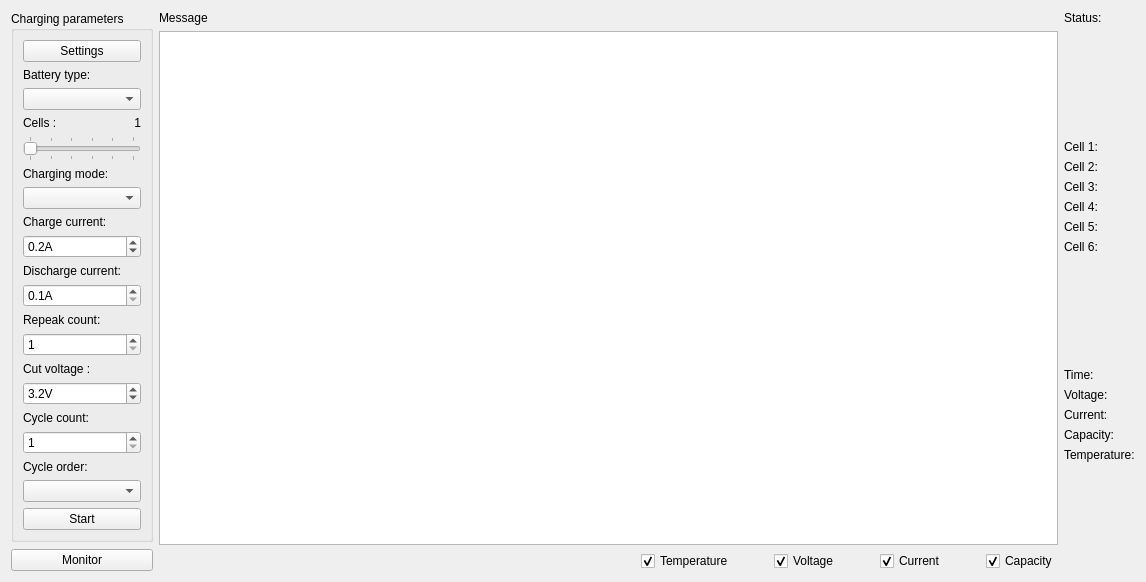
<?xml version="1.0" encoding="UTF-8"?>
<ui version="4.0">
 <class>ChargeSlot</class>
 <widget class="QWidget" name="ChargeSlot">
  <property name="geometry">
   <rect>
    <x>0</x>
    <y>0</y>
    <width>1146</width>
    <height>582</height>
   </rect>
  </property>
  <layout class="QHBoxLayout" name="horizontalLayout_2">
   <item>
    <layout class="QVBoxLayout" name="laySettings">
     <item>
      <widget class="QGroupBox" name="grpChargeParam">
       <property name="title">
        <string>Charging parameters</string>
       </property>
       <layout class="QVBoxLayout" name="verticalLayout_5">
        <item>
         <widget class="QPushButton" name="btnSettings">
          <property name="text">
           <string>Settings</string>
          </property>
         </widget>
        </item>
        <item>
         <spacer name="verticalSpacer">
          <property name="orientation">
           <enum>Qt::Vertical</enum>
          </property>
          <property name="sizeHint" stdset="0">
           <size>
            <width>20</width>
            <height>40</height>
           </size>
          </property>
         </spacer>
        </item>
        <item>
         <widget class="QLabel" name="lblBatType">
          <property name="sizePolicy">
           <sizepolicy hsizetype="Preferred" vsizetype="Maximum">
            <horstretch>0</horstretch>
            <verstretch>0</verstretch>
           </sizepolicy>
          </property>
          <property name="text">
           <string>Battery type:</string>
          </property>
          <property name="alignment">
           <set>Qt::AlignLeading|Qt::AlignLeft|Qt::AlignVCenter</set>
          </property>
         </widget>
        </item>
        <item>
         <widget class="QComboBox" name="lstBatteryType"/>
        </item>
        <item>
         <layout class="QHBoxLayout" name="lauNbCells">
          <item>
           <widget class="QLabel" name="lblCells">
            <property name="text">
             <string>Cells :</string>
            </property>
           </widget>
          </item>
          <item>
           <widget class="QLabel" name="lblNCells">
            <property name="text">
             <string>1</string>
            </property>
            <property name="alignment">
             <set>Qt::AlignRight|Qt::AlignTrailing|Qt::AlignVCenter</set>
            </property>
           </widget>
          </item>
         </layout>
        </item>
        <item>
         <widget class="QSlider" name="sldCells">
          <property name="sizePolicy">
           <sizepolicy hsizetype="Minimum" vsizetype="Minimum">
            <horstretch>0</horstretch>
            <verstretch>0</verstretch>
           </sizepolicy>
          </property>
          <property name="minimum">
           <number>1</number>
          </property>
          <property name="maximum">
           <number>6</number>
          </property>
          <property name="pageStep">
           <number>10</number>
          </property>
          <property name="orientation">
           <enum>Qt::Horizontal</enum>
          </property>
          <property name="tickPosition">
           <enum>QSlider::TicksBothSides</enum>
          </property>
          <property name="tickInterval">
           <number>1</number>
          </property>
         </widget>
        </item>
        <item>
         <widget class="QLabel" name="lblChargeMode">
          <property name="text">
           <string>Charging mode:</string>
          </property>
         </widget>
        </item>
        <item>
         <widget class="QComboBox" name="lstChargingMode"/>
        </item>
        <item>
         <widget class="QLabel" name="lblChargeCurrent">
          <property name="text">
           <string>Charge current:</string>
          </property>
         </widget>
        </item>
        <item>
         <widget class="QDoubleSpinBox" name="spnChargeCurrent">
          <property name="suffix">
           <string>A</string>
          </property>
          <property name="decimals">
           <number>1</number>
          </property>
          <property name="minimum">
           <double>0.100000000000000</double>
          </property>
          <property name="maximum">
           <double>10.000000000000000</double>
          </property>
          <property name="singleStep">
           <double>0.100000000000000</double>
          </property>
          <property name="value">
           <double>0.200000000000000</double>
          </property>
         </widget>
        </item>
        <item>
         <widget class="QLabel" name="lblDischargeCurrent">
          <property name="text">
           <string>Discharge current:</string>
          </property>
         </widget>
        </item>
        <item>
         <widget class="QDoubleSpinBox" name="spnDischargeCurrent">
          <property name="suffix">
           <string>A</string>
          </property>
          <property name="decimals">
           <number>1</number>
          </property>
          <property name="minimum">
           <double>0.100000000000000</double>
          </property>
          <property name="maximum">
           <double>2.000000000000000</double>
          </property>
          <property name="singleStep">
           <double>0.100000000000000</double>
          </property>
         </widget>
        </item>
        <item>
         <widget class="QLabel" name="lblRepeakCount">
          <property name="text">
           <string>Repeak count:</string>
          </property>
         </widget>
        </item>
        <item>
         <widget class="QSpinBox" name="spnRepeakCount">
          <property name="minimum">
           <number>1</number>
          </property>
          <property name="maximum">
           <number>3</number>
          </property>
         </widget>
        </item>
        <item>
         <widget class="QLabel" name="lblCutVoltage">
          <property name="text">
           <string>Cut voltage :</string>
          </property>
         </widget>
        </item>
        <item>
         <widget class="QDoubleSpinBox" name="spnCutVoltage">
          <property name="suffix">
           <string>V</string>
          </property>
          <property name="decimals">
           <number>1</number>
          </property>
          <property name="minimum">
           <double>0.100000000000000</double>
          </property>
          <property name="maximum">
           <double>25.199999999999999</double>
          </property>
          <property name="singleStep">
           <double>0.100000000000000</double>
          </property>
          <property name="value">
           <double>3.200000000000000</double>
          </property>
         </widget>
        </item>
        <item>
         <widget class="QLabel" name="lblNbCycle">
          <property name="text">
           <string>Cycle count:</string>
          </property>
         </widget>
        </item>
        <item>
         <widget class="QSpinBox" name="spnCycleCount">
          <property name="minimum">
           <number>1</number>
          </property>
          <property name="maximum">
           <number>5</number>
          </property>
         </widget>
        </item>
        <item>
         <widget class="QLabel" name="lblCycleOrder">
          <property name="text">
           <string>Cycle order:</string>
          </property>
         </widget>
        </item>
        <item>
         <widget class="QComboBox" name="lstCycleOrder"/>
        </item>
        <item>
         <widget class="QPushButton" name="btnStart">
          <property name="text">
           <string>Start</string>
          </property>
         </widget>
        </item>
       </layout>
      </widget>
     </item>
     <item>
      <spacer name="verticalSpacer_5">
       <property name="orientation">
        <enum>Qt::Vertical</enum>
       </property>
       <property name="sizeHint" stdset="0">
        <size>
         <width>20</width>
         <height>40</height>
        </size>
       </property>
      </spacer>
     </item>
     <item>
      <widget class="QPushButton" name="btnSurveiller">
       <property name="text">
        <string>Monitor</string>
       </property>
      </widget>
     </item>
    </layout>
   </item>
   <item>
    <layout class="QVBoxLayout" name="layGraph">
     <item>
      <widget class="QLabel" name="lblMessage">
       <property name="text">
        <string>Message</string>
       </property>
      </widget>
     </item>
     <item>
      <widget class="QChartView" name="chartView1"/>
     </item>
     <item>
      <layout class="QHBoxLayout" name="horizontalLayout">
       <property name="spacing">
        <number>40</number>
       </property>
       <item>
        <spacer name="horizontalSpacer">
         <property name="orientation">
          <enum>Qt::Horizontal</enum>
         </property>
         <property name="sizeHint" stdset="0">
          <size>
           <width>40</width>
           <height>20</height>
          </size>
         </property>
        </spacer>
       </item>
       <item>
        <widget class="QCheckBox" name="chkTemperature">
         <property name="sizePolicy">
          <sizepolicy hsizetype="Minimum" vsizetype="Minimum">
           <horstretch>0</horstretch>
           <verstretch>0</verstretch>
          </sizepolicy>
         </property>
         <property name="text">
          <string>Temperature</string>
         </property>
         <property name="checked">
          <bool>true</bool>
         </property>
        </widget>
       </item>
       <item>
        <widget class="QCheckBox" name="chkVoltage">
         <property name="sizePolicy">
          <sizepolicy hsizetype="Minimum" vsizetype="Minimum">
           <horstretch>0</horstretch>
           <verstretch>0</verstretch>
          </sizepolicy>
         </property>
         <property name="text">
          <string>Voltage</string>
         </property>
         <property name="checked">
          <bool>true</bool>
         </property>
        </widget>
       </item>
       <item>
        <widget class="QCheckBox" name="chkCurrent">
         <property name="sizePolicy">
          <sizepolicy hsizetype="Minimum" vsizetype="Minimum">
           <horstretch>0</horstretch>
           <verstretch>0</verstretch>
          </sizepolicy>
         </property>
         <property name="text">
          <string>Current</string>
         </property>
         <property name="checked">
          <bool>true</bool>
         </property>
        </widget>
       </item>
       <item>
        <widget class="QCheckBox" name="chkCapacity">
         <property name="sizePolicy">
          <sizepolicy hsizetype="Minimum" vsizetype="Minimum">
           <horstretch>0</horstretch>
           <verstretch>0</verstretch>
          </sizepolicy>
         </property>
         <property name="text">
          <string>Capacity</string>
         </property>
         <property name="checked">
          <bool>true</bool>
         </property>
        </widget>
       </item>
      </layout>
     </item>
    </layout>
   </item>
   <item>
    <layout class="QVBoxLayout" name="layInfo">
     <item>
      <widget class="QLabel" name="lblStatus">
       <property name="text">
        <string>Status:</string>
       </property>
      </widget>
     </item>
     <item>
      <spacer name="verticalSpacer_4">
       <property name="orientation">
        <enum>Qt::Vertical</enum>
       </property>
       <property name="sizeHint" stdset="0">
        <size>
         <width>20</width>
         <height>40</height>
        </size>
       </property>
      </spacer>
     </item>
     <item>
      <widget class="QLabel" name="lblCell1">
       <property name="text">
        <string>Cell 1: </string>
       </property>
      </widget>
     </item>
     <item>
      <widget class="QLabel" name="lblCell2">
       <property name="text">
        <string>Cell 2: </string>
       </property>
      </widget>
     </item>
     <item>
      <widget class="QLabel" name="lblCell3">
       <property name="text">
        <string>Cell 3:</string>
       </property>
      </widget>
     </item>
     <item>
      <widget class="QLabel" name="lblCell4">
       <property name="text">
        <string>Cell 4:</string>
       </property>
      </widget>
     </item>
     <item>
      <widget class="QLabel" name="lblCell5">
       <property name="text">
        <string>Cell 5:</string>
       </property>
      </widget>
     </item>
     <item>
      <widget class="QLabel" name="lblCell6">
       <property name="text">
        <string>Cell 6:</string>
       </property>
      </widget>
     </item>
     <item>
      <spacer name="verticalSpacer_2">
       <property name="orientation">
        <enum>Qt::Vertical</enum>
       </property>
       <property name="sizeHint" stdset="0">
        <size>
         <width>20</width>
         <height>40</height>
        </size>
       </property>
      </spacer>
     </item>
     <item>
      <widget class="QLabel" name="lblCurTime">
       <property name="text">
        <string>Time:</string>
       </property>
      </widget>
     </item>
     <item>
      <widget class="QLabel" name="lblCurVoltage">
       <property name="text">
        <string>Voltage:</string>
       </property>
      </widget>
     </item>
     <item>
      <widget class="QLabel" name="lblCurCurrent">
       <property name="text">
        <string>Current:</string>
       </property>
      </widget>
     </item>
     <item>
      <widget class="QLabel" name="lblCurCapacity">
       <property name="text">
        <string>Capacity:</string>
       </property>
      </widget>
     </item>
     <item>
      <widget class="QLabel" name="lblCurTemp">
       <property name="text">
        <string>Temperature:</string>
       </property>
      </widget>
     </item>
     <item>
      <spacer name="verticalSpacer_3">
       <property name="orientation">
        <enum>Qt::Vertical</enum>
       </property>
       <property name="sizeHint" stdset="0">
        <size>
         <width>20</width>
         <height>40</height>
        </size>
       </property>
      </spacer>
     </item>
    </layout>
   </item>
  </layout>
 </widget>
 <customwidgets>
  <customwidget>
   <class>QChartView</class>
   <extends>QGraphicsView</extends>
   <header>QtCharts</header>
  </customwidget>
 </customwidgets>
 <resources/>
 <connections/>
</ui>
